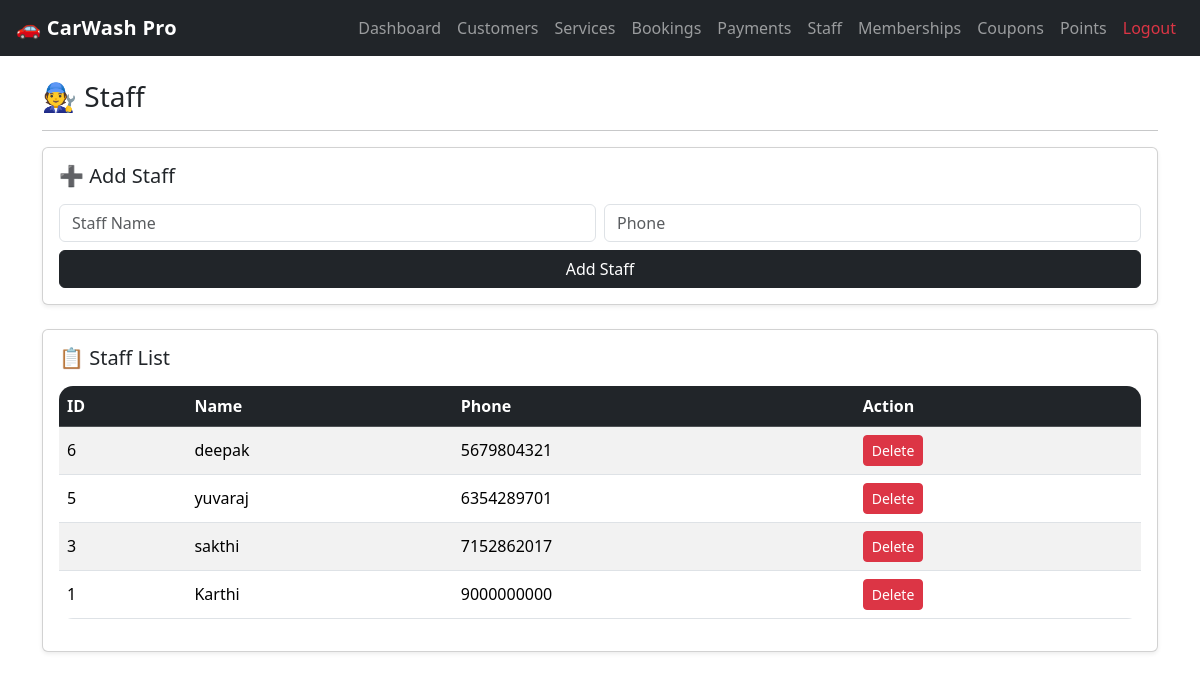
Page /staff (signed in) on the committed database.
### tables this page shows
CREATE TABLE staff(
            id INTEGER PRIMARY KEY AUTOINCREMENT,
            staff_name TEXT,
            phone TEXT
        );

### app.py (the view, shortened to what this page needs)
@app.route("/staff", methods=["GET", "POST"])
def staff():
    if not require_login():
        return redirect(url_for("login"))
    conn = db_conn()
    cur = conn.cursor()
    cur.execute("SELECT * FROM staff ORDER BY id DESC")
    staff_list = cur.fetchall()
    conn.close()
    return render_template("staff.html", staff=staff_list)

### app.py (called while the page is built)
def db_conn():
    conn = sqlite3.connect(DB)
    conn.row_factory = sqlite3.Row
    return conn

def require_login():
    return "admin" in session

### templates/staff.html
{% extends 'base.html' %}
{% block content %}
<h3>🧑‍🔧 Staff</h3>
<hr>
<div class="card p-3 shadow-sm mb-4">
  <h5 class="mb-3">➕ Add Staff</h5>
  <form method="POST" class="row g-2">
    <div class="col-md-6">
      <input class="form-control" name="staff_name" placeholder="Staff Name" required>
    </div>
    <div class="col-md-6">
      <input class="form-control" name="phone" placeholder="Phone" required>
    </div>
    <div class="col-12">
      <button class="btn btn-dark w-100">Add Staff</button>
    </div>
  </form>
</div>
<div class="card p-3 shadow-sm">
  <h5 class="mb-3">📋 Staff List</h5>
  <div class="table-responsive">
    <table class="table table-striped align-middle">
      <thead class="table-dark">
        <tr><th>ID</th><th>Name</th><th>Phone</th><th>Action</th></tr>
      </thead>
      <tbody>
        {% for s in staff %}
        <tr>
          <td>{{s.id}}</td>
          <td>{{s.staff_name}}</td>
          <td>{{s.phone}}</td>
          <td>
            <a class="btn btn-sm btn-danger" href="/staff/delete/{{s.id}}" onclick="return confirm('Delete staff?')">Delete</a>
          </td>
        </tr>
        {% endfor %}
      </tbody>
    </table>
  </div>
</div>
{% endblock %}

### static/style.css (style rules this page uses)
body { background:#f6f7fb; font-family: "Segoe UI", sans-serif; }
.card { border-radius: 14px; }
table { border-radius: 14px; overflow:hidden; }
.btn { border-radius: 10px; }

### rows in the picture
staff: id "6", staff_name "deepak", phone "5679804321"
staff: id "5", staff_name "yuvaraj", phone "6354289701"
staff: id "3", staff_name "sakthi", phone "7152862017"
staff: id "1", staff_name "Karthi", phone "9000000000"
